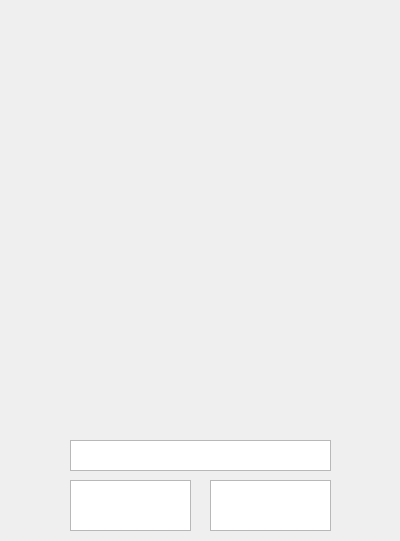
<?xml version="1.0" encoding="UTF-8"?>
<ui version="4.0">
 <class>showMagnifying</class>
 <widget class="QWidget" name="showMagnifying">
  <property name="geometry">
   <rect>
    <x>0</x>
    <y>0</y>
    <width>400</width>
    <height>541</height>
   </rect>
  </property>
  <property name="windowTitle">
   <string>Magnifying Window</string>
  </property>
  <widget class="QLabel" name="label_img">
   <property name="geometry">
    <rect>
     <x>0</x>
     <y>10</y>
     <width>400</width>
     <height>400</height>
    </rect>
   </property>
   <property name="text">
    <string/>
   </property>
  </widget>
  <widget class="QTextBrowser" name="textBrowser_labelpos">
   <property name="geometry">
    <rect>
     <x>70</x>
     <y>440</y>
     <width>261</width>
     <height>31</height>
    </rect>
   </property>
  </widget>
  <widget class="QTextBrowser" name="textBrowser_imgleft">
   <property name="geometry">
    <rect>
     <x>70</x>
     <y>480</y>
     <width>121</width>
     <height>51</height>
    </rect>
   </property>
  </widget>
  <widget class="QTextBrowser" name="textBrowser_imgright">
   <property name="geometry">
    <rect>
     <x>210</x>
     <y>480</y>
     <width>121</width>
     <height>51</height>
    </rect>
   </property>
  </widget>
 </widget>
 <resources/>
 <connections/>
</ui>
